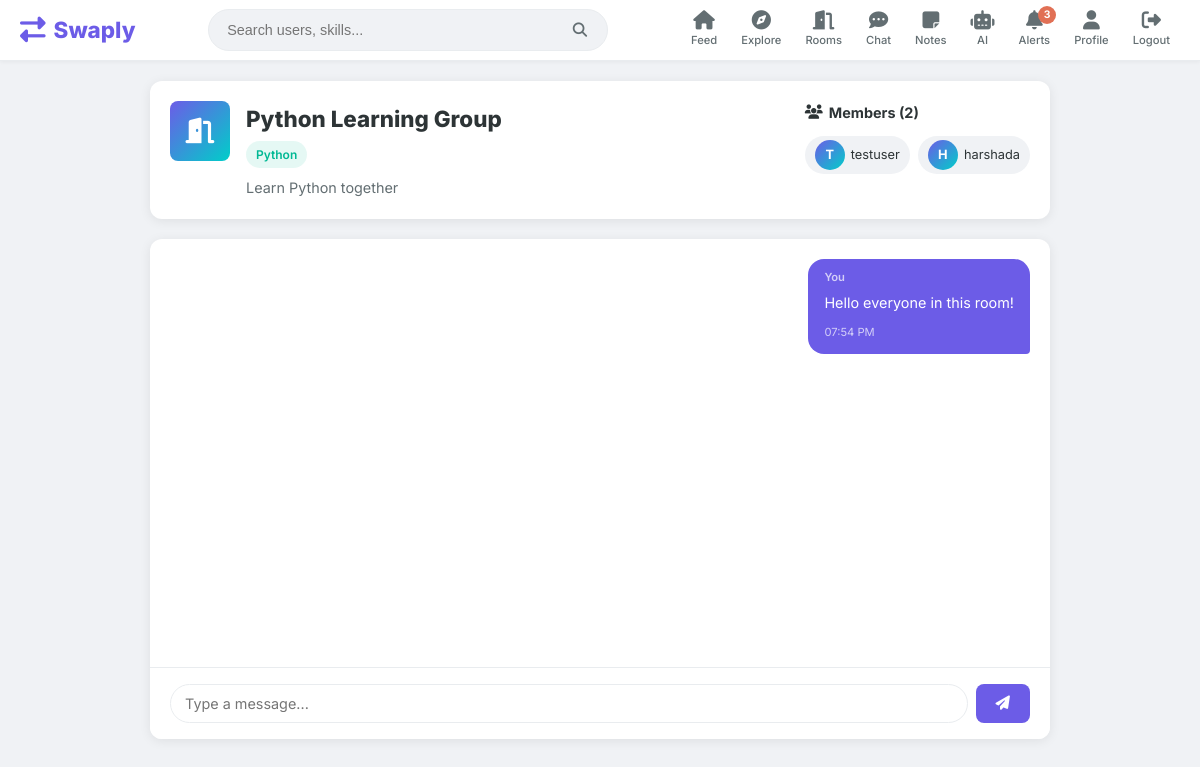
The app's page /room/1 (signed in) with its own data.
### models.py (models this page shows, shortened)
class Room(db.Model):
    id = db.Column(db.Integer, primary_key=True)
    name = db.Column(db.String(150), nullable=False)
    description = db.Column(db.Text, default='')
    created_by = db.Column(db.Integer, db.ForeignKey('user.id'), nullable=False)
    skill = db.Column(db.String(120), default='')
    created_at = db.Column(db.DateTime, default=datetime.utcnow)
    messages = db.relationship('Message', backref='room', lazy=True, cascade='all, delete-orphan')

class User(UserMixin, db.Model):
    id = db.Column(db.Integer, primary_key=True)
    username = db.Column(db.String(80), unique=True, nullable=False)
    email = db.Column(db.String(120), unique=True, nullable=False)
    password_hash = db.Column(db.String(200), nullable=False)
    bio = db.Column(db.Text, default='')
    location = db.Column(db.String(120), default='')
    skills_offered = db.Column(db.Text, default='')
    skills_wanted = db.Column(db.Text, default='')
    avatar = db.Column(db.String(300), default='')
    created_at = db.Column(db.DateTime, default=datetime.utcnow)
    posts = db.relationship('Post', backref='author', lazy=True, cascade='all, delete-orphan')
    sent_requests = db.relationship('FriendRequest', foreign_keys='FriendRequest.sender_id', backref='sender', lazy=True, cascade='all, delete-orphan')
    received_requests = db.relationship('FriendRequest', foreign_keys='FriendRequest.receiver_id', backref='receiver', lazy=True, cascade='all, delete-orphan')

class Message(db.Model):
    id = db.Column(db.Integer, primary_key=True)
    room_id = db.Column(db.Integer, db.ForeignKey('room.id'), nullable=True)
    sender_id = db.Column(db.Integer, db.ForeignKey('user.id'), nullable=False)
    receiver_id = db.Column(db.Integer, db.ForeignKey('user.id'), nullable=True)
    content = db.Column(db.Text, nullable=False)
    created_at = db.Column(db.DateTime, default=datetime.utcnow)
    sender = db.relationship('User', foreign_keys=[sender_id], backref='messages_sent')
    receiver = db.relationship('User', foreign_keys=[receiver_id])

### app.py (the view)
@app.route('/room/<int:room_id>')
@login_required
def room(room_id):
    room = Room.query.get_or_404(room_id)
    if not is_room_member(room, current_user):
        flash('Join this room to view its content.', 'info')
        return redirect(url_for('rooms'))
    messages = Message.query.filter_by(room_id=room.id).order_by(Message.created_at.asc()).all()
    members = room_members_list(room.id)
    return render_template('room.html', room=room, messages=messages, members=members)

### app.py (called while the page is built)
@login_manager.user_loader
def load_user(user_id):
    return User.query.get(int(user_id))

def is_room_member(room, user):
    if room.created_by == user.id:
        return True
    return db.session.query(room_members).filter(
        room_members.c.room_id == room.id,
        room_members.c.user_id == user.id
    ).first() is not None

def room_members_list(room_id):
    rows = db.session.query(room_members.c.user_id).filter(room_members.c.room_id == room_id).all()
    ids = [r[0] for r in rows]
    return User.query.filter(User.id.in_(ids)).all() if ids else []

@app.context_processor
def inject_globals():
    unread = 0
    if current_user.is_authenticated:
        unread = Notification.query.filter_by(user_id=current_user.id, is_read=False).count()
    return {'unread_notifications': unread}

### templates/room.html (shortened to what this page needs)
{% extends "base.html" %}
{% block content %}
<div class="room-page">
    <div class="room-header card">
        <div class="room-header-info">
            <div class="room-icon large"><i class="fas fa-door-open"></i></div>
            <div>
                <h1>{{ room.name }}</h1>
                {% if room.skill %}
                <span class="tag tag-offer">{{ room.skill }}</span>
                {% endif %}
                {% if room.description %}
                <p class="room-desc">{{ room.description }}</p>
                {% endif %}
            </div>
        </div>
        <div class="room-members">
            <h4><i class="fas fa-users"></i> Members ({{ members|length }})</h4>
            <div class="member-list">
                {% for member in members %}
                <a href="{{ url_for('profile', username=member.username) }}" class="member-chip" title="{{ member.username }}">
                    <div class="avatar avatar-xs">
                        {% if member.avatar %}
                        <img src="{{ url_for('uploaded_file', filename=member.avatar) }}" alt="{{ member.username }}">
                        {% else %}
                        <span>{{ member.username[0]|upper }}</span>
                        {% endif %}
                    </div>
                    <span>{{ member.username }}</span>
                </a>
                {% endfor %}
            </div>
        </div>
    </div>
    <div class="room-chat card">
        <div class="room-messages" id="room-messages">
            {% for msg in messages %}
            <div class="chat-message {% if msg.sender_id == current_user.id %}sent{% else %}received{% endif %}">
                <div class="message-bubble">
                    <small class="message-sender">
                        {% if msg.sender_id != current_user.id %}
                        <a href="{{ url_for('profile', username=msg.sender.username) }}">{{ msg.sender.username }}</a>
                        {% else %}
                        You
                        {% endif %}
                    </small>
                    <p>{{ msg.content }}</p>
                    <small>{{ msg.created_at.strftime('%I:%M %p') }}</small>
                </div>
            </div>
            {% else %}
            <div class="empty-state small">
                <i class="fas fa-comments"></i>
                <p>No messages yet. Start the conversation!</p>
            </div>
            {% endfor %}
        </div>
        <form method="POST" action="{{ url_for('send_room_message', room_id=room.id) }}" class="chat-input">
            <input type="text" name="content" placeholder="Type a message..." required autocomplete="off">
            <button type="submit" class="btn btn-primary"><i class="fas fa-paper-plane"></i></button>
        </form>
    </div>
</div>
{% endblock %}

### templates/base.html (shortened to what this page needs)
<!DOCTYPE html>
<html lang="en">
<head>
    <link rel="stylesheet" href="{{ url_for('static', filename='css/style.css') }}">
    <link rel="stylesheet" href="https://cdnjs.cloudflare.com/ajax/libs/font-awesome/6.4.0/css/all.min.css">
</head>
<body>
    {% if current_user.is_authenticated %}
    <nav class="navbar">
        <div class="nav-container">
            <a href="{{ url_for('feed') }}" class="nav-brand">
                <i class="fas fa-exchange-alt"></i> Swaply
            </a>
            <div class="nav-search">
                <form action="{{ url_for('explore') }}" method="GET">
                    <input type="text" name="q" placeholder="Search users, skills..." class="search-input">
                    <button type="submit" class="search-btn"><i class="fas fa-search"></i></button>
                </form>
            </div>
            <div class="nav-links">
                <a href="{{ url_for('feed') }}" class="nav-link" title="Feed">
                    <i class="fas fa-home"></i>
                    <span>Feed</span>
                </a>
                <a href="{{ url_for('explore') }}" class="nav-link" title="Explore">
                    <i class="fas fa-compass"></i>
                    <span>Explore</span>
                </a>
                <a href="{{ url_for('rooms') }}" class="nav-link" title="Rooms">
                    <i class="fas fa-door-open"></i>
                    <span>Rooms</span>
                </a>
                <a href="{{ url_for('chat') }}" class="nav-link" title="Chat">
                    <i class="fas fa-comment-dots"></i>
                    <span>Chat</span>
                </a>
                <a href="{{ url_for('notes') }}" class="nav-link" title="Notes">
                    <i class="fas fa-sticky-note"></i>
                    <span>Notes</span>
                </a>
                <a href="{{ url_for('assistant') }}" class="nav-link" title="AI Assistant">
                    <i class="fas fa-robot"></i>
                    <span>AI</span>
                </a>
                <a href="{{ url_for('notifications') }}" class="nav-link notification-bell" title="Notifications">
                    <i class="fas fa-bell"></i>
                    {% if unread_notifications > 0 %}
                    <span class="badge">{{ unread_notifications }}</span>
                    {% endif %}
                    <span>Alerts</span>
                </a>
                <a href="{{ url_for('profile', username=current_user.username) }}" class="nav-link" title="Profile">
                    <i class="fas fa-user"></i>
                    <span>Profile</span>
                </a>
                <a href="{{ url_for('logout') }}" class="nav-link nav-logout" title="Logout">
                    <i class="fas fa-sign-out-alt"></i>
                    <span>Logout</span>
                </a>
            </div>
        </div>
    </nav>
    {% endif %}
    <main class="main-content">
        {% block content %}{% endblock %}
    </main>
</body>
</html>

### records on screen
Room: name "Python Learning Group", skill "Python", description "Learn Python together"
User: username "T", username "testuser"
User: username "H", username "harshada"
Message: shows "You", content "Hello everyone in this room!", created_at "07:54 PM"

### other values on screen
{{ unread_notifications }} "3"
{{ members|length }} "2"
